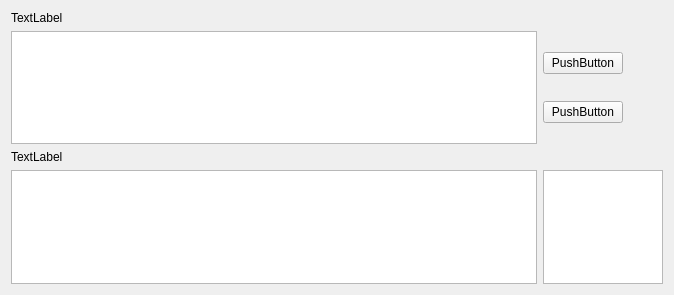
<?xml version="1.0" encoding="UTF-8"?>
<ui version="4.0">
 <class>Form</class>
 <widget class="QWidget" name="Form">
  <property name="geometry">
   <rect>
    <x>0</x>
    <y>0</y>
    <width>674</width>
    <height>295</height>
   </rect>
  </property>
  <property name="sizePolicy">
   <sizepolicy hsizetype="Preferred" vsizetype="Preferred">
    <horstretch>0</horstretch>
    <verstretch>0</verstretch>
   </sizepolicy>
  </property>
  <property name="windowTitle">
   <string>Form</string>
  </property>
  <layout class="QGridLayout" name="gridLayout_2">
   <item row="0" column="0">
    <layout class="QGridLayout" name="gridLayout">
     <item row="2" column="0">
      <widget class="QTextEdit" name="textEdit_1">
       <property name="font">
        <font>
         <pointsize>14</pointsize>
        </font>
       </property>
      </widget>
     </item>
     <item row="6" column="0">
      <widget class="QTextEdit" name="textEdit_2">
       <property name="font">
        <font>
         <pointsize>14</pointsize>
        </font>
       </property>
      </widget>
     </item>
     <item row="5" column="0">
      <widget class="QLabel" name="label_2">
       <property name="text">
        <string>TextLabel</string>
       </property>
      </widget>
     </item>
     <item row="2" column="1">
      <layout class="QVBoxLayout" name="verticalLayout_1">
       <item>
        <widget class="QPushButton" name="pushButton">
         <property name="sizePolicy">
          <sizepolicy hsizetype="Minimum" vsizetype="Fixed">
           <horstretch>0</horstretch>
           <verstretch>0</verstretch>
          </sizepolicy>
         </property>
         <property name="maximumSize">
          <size>
           <width>80</width>
           <height>16777215</height>
          </size>
         </property>
         <property name="text">
          <string>PushButton</string>
         </property>
        </widget>
       </item>
       <item>
        <widget class="QPushButton" name="pushButton_2">
         <property name="maximumSize">
          <size>
           <width>80</width>
           <height>16777215</height>
          </size>
         </property>
         <property name="text">
          <string>PushButton</string>
         </property>
        </widget>
       </item>
      </layout>
     </item>
     <item row="6" column="1">
      <widget class="QTextEdit" name="textEdit_3">
       <property name="maximumSize">
        <size>
         <width>120</width>
         <height>16777215</height>
        </size>
       </property>
       <property name="font">
        <font>
         <pointsize>14</pointsize>
        </font>
       </property>
      </widget>
     </item>
     <item row="1" column="0">
      <widget class="QLabel" name="label">
       <property name="text">
        <string>TextLabel</string>
       </property>
      </widget>
     </item>
    </layout>
   </item>
  </layout>
 </widget>
 <resources/>
 <connections/>
</ui>
